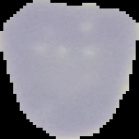

The script that saved this image:
#import umap
import h5py
import numpy  as np
#from sklearn.datasets import load_iris
import numpy as np
import matplotlib.pyplot as plt
import pandas as pd
import matplotlib
#from mpl_toolkits.mplot3d import Axes3D
#import pytorch
import os
os.environ["CUDA_VISIBLE_DEVICES"]="0"
import keras
from keras import regularizers, optimizers
from keras.models import Sequential
from keras_preprocessing.image import ImageDataGenerator
from keras.layers import Dense, Activation, Flatten, Dropout, BatchNormalization,Input, Activation
from keras.layers import Conv2D, MaxPooling2D
from keras.models import Model
from keras import applications
import cv2
from keras import optimizers
from keras.optimizers import SGD, RMSprop,Adam
from keras.applications import *
from keras.callbacks import *
from keras.utils.np_utils import to_categorical
from keras.callbacks import EarlyStopping, ModelCheckpoint



def create_dataset(my_path):
    l=[]
    for root_, folder_, files_ in os.walk(my_path):
        for f in files_:
            if f.endswith(".png"):
                l.append(os.path.join(root_,f))
    return(l)


def generate_imgs(k, batch_size, root_folder, df):
    X = []
    Y = []
    for i in range(k * batch_size, (k + 1) * batch_size, 1):
        im = plt.imread(os.path.join(root_folder, df[0].iloc[i]))
        #im = (cv2.resize(im, (139, 139)))
        im = (cv2.resize(im, (139, 139))*255).astype("uint8")
        plt.imsave("/cyclope/asanogo/pharma/cell_images/malaria.jpg",im)
        # print(im.shape)
        X.append(im)
        Y.append(df[1].iloc[i])
    Y=to_categorical(Y)

    return np.array(X).reshape(batch_size, X[0].shape[0], X[0].shape[1], X[0].shape[2]), np.array(Y)


def main():
    os.chdir("/cyclope/asanogo/pharma")
    Not_infected = create_dataset("cell_images/Uninfected")
    Infected = create_dataset("cell_images/Parasitized")
    Obs_Not_infected_DF = pd.DataFrame(Not_infected)
    Obs_Infected_DF = pd.DataFrame(Infected)
    Lab_Not_infected_DF = pd.DataFrame(np.repeat(0, pd.DataFrame(Obs_Not_infected_DF).shape[0]))
    Lab_Infected_DF = pd.DataFrame(np.repeat(1, pd.DataFrame(Obs_Infected_DF).shape[0]))

    NI = pd.concat((Obs_Not_infected_DF, Lab_Not_infected_DF), axis=1)
    NI.columns = ["filename", "label"]
    print(NI.head())

    I = pd.concat((Obs_Infected_DF, Lab_Infected_DF), axis=1)
    I.columns = ["filename", "label"]
    print(I.head())

    master_file = pd.concat([NI, I], axis=0)
    master_file = pd.DataFrame(master_file, dtype='str')

    master_file.iloc[0]["filename"]

    ds_ = master_file.sample(frac=1, random_state=1).reset_index()
    fraction = 0.8
    Train = ds_.iloc[0:int(fraction * ds_.shape[0])]
    Test = ds_.iloc[int(fraction * ds_.shape[0]):]

    X_train, y_train, X_test, y_test = Train["filename"], Train["label"], Test["filename"], Test["label"]



    # Model1 = keras.applications.InceptionResNetV2(include_top=False,
    #                                               weights='imagenet',
    #                                               input_tensor=None,
    #                                               input_shape=(139, 139, 3),
    #                                               pooling=None,
    #                                               classes=2)

    Model1 = keras.applications.ResNet50(include_top=False,
                                                  weights='imagenet',
                                                  input_tensor=None,
                                                  input_shape=(139, 139, 3),
                                                  pooling=None,
                                                  classes=2)

    #print(Model1.summary())

    Model1.layers.pop(0)
    RNet_incomplete = Model1
    #RNet_incomplete.summary()

    a = Input(shape=(139, 139, 3))
    b = RNet_incomplete(a)

    b = Flatten()(b)
    b = Dense(2)(b)
    b = Activation('softmax')(b)
    #b = Dense(1)(a)

    Model3 = Model(inputs=a, outputs=b)

    # Model =
    # print(Model3.input_shape)
    #print(Model3.summary())

    n_epochs = 300
    b_size = 256
    save_best_weights = True

    root_f = "/cyclope/asanogo/pharma"
    os.chdir("/cyclope/asanogo/pharma/cell_images/")
    if not os.path.exists("./weights"):
        os.mkdir("./weights")

    if not os.path.exists("./logs"):
        os.mkdir("./logs")

    logger = keras.callbacks.CSVLogger("./logs/logger.csv", separator=',', append=False)
    checkpointer = ModelCheckpoint(filepath='./weights/weights.hdf5',
    verbose=1,
    monitor='val_acc',
    save_best_only=save_best_weights)

    #RMSprop(lr=0.001, rho=0.9, epsilon=None, decay=0.0)


    #Model3.compile(optimizer=RMSprop(lr=0.001),
    #               loss='sparse_categorical_crossentropy',
    #               metrics=['accuracy'])

    ModelX = Sequential()
    ModelX.add(Conv2D(32, (3, 3), padding='same',
                     input_shape=(139, 139, 3)))
    ModelX.add(Activation('relu'))
    ModelX.add(Conv2D(32, (3, 3)))
    ModelX.add(Activation('relu'))
    ModelX.add(MaxPooling2D(pool_size=(2, 2)))

    ModelX.add(Flatten())
    ModelX.add(Dense(1028))
    ModelX.add(Activation('relu'))
    ModelX.add(Dropout(0.1))
    ModelX.add(Dense(2))
    ModelX.add(Activation('softmax'))




















    Model3.compile(optimizer=SGD(lr=0.001, momentum=0.9),
                   loss='binary_crossentropy',
                   metrics=['accuracy'])

    # ModelX.compile(optimizer=SGD(lr=0.001, momentum=0.9),
    #                loss='sparse_categorical_crossentropy',
    #                metrics=['accuracy'])
    #
    #
    # ModelX.compile(optimizer=RMS(lr=0.001, momentum=0.9),
    #                loss='sparse_categorical_crossentropy',
    #                metrics=['accuracy'])

    ModelX.compile(optimizer=Adam(lr=0.01),
                   loss='binary_crossentropy',
                   metrics=['accuracy'])

    earlyStopping = EarlyStopping(monitor='val_acc', patience=10, verbose=1, mode='max')

    os.makedirs('./tensorboard', exist_ok=True)

    tensorboard = keras.callbacks.TensorBoard(log_dir='./tensorboard',
                                              histogram_freq=0,
                                              batch_size=b_size,
                                              write_graph=True,
                                              write_grads=False,
                                              write_images=False,
                                              embeddings_freq=0,
                                              embeddings_layer_names=None,
                                              embeddings_metadata=None,
                                              embeddings_data=None,
                                              update_freq='epoch')

    for epoch in range(n_epochs):
        print("Assans says, training epoch number : {0}".format(epoch))
        try:
            for n in range(int(X_train.shape[0]/b_size)):

                X_train_batch, Y_train_batch = generate_imgs(k=n,
                                                             batch_size=b_size,
                                                             df=[X_train, y_train],
                                                             root_folder=root_f)

                X_test_batch, Y_test_batch = generate_imgs(k=n,
                                                           batch_size=b_size,
                                                           df=[X_test, y_test],
                                                           root_folder=root_f)

                Model3.fit(X_train_batch, Y_train_batch,
                           callbacks=[logger, tensorboard, checkpointer, earlyStopping],
                           validation_data=(X_test_batch, Y_test_batch)
                           )


                Model3.save_weights('./weights/my_model.h5')

        except:
            pass

if __name__ =='__main__':
    main()
